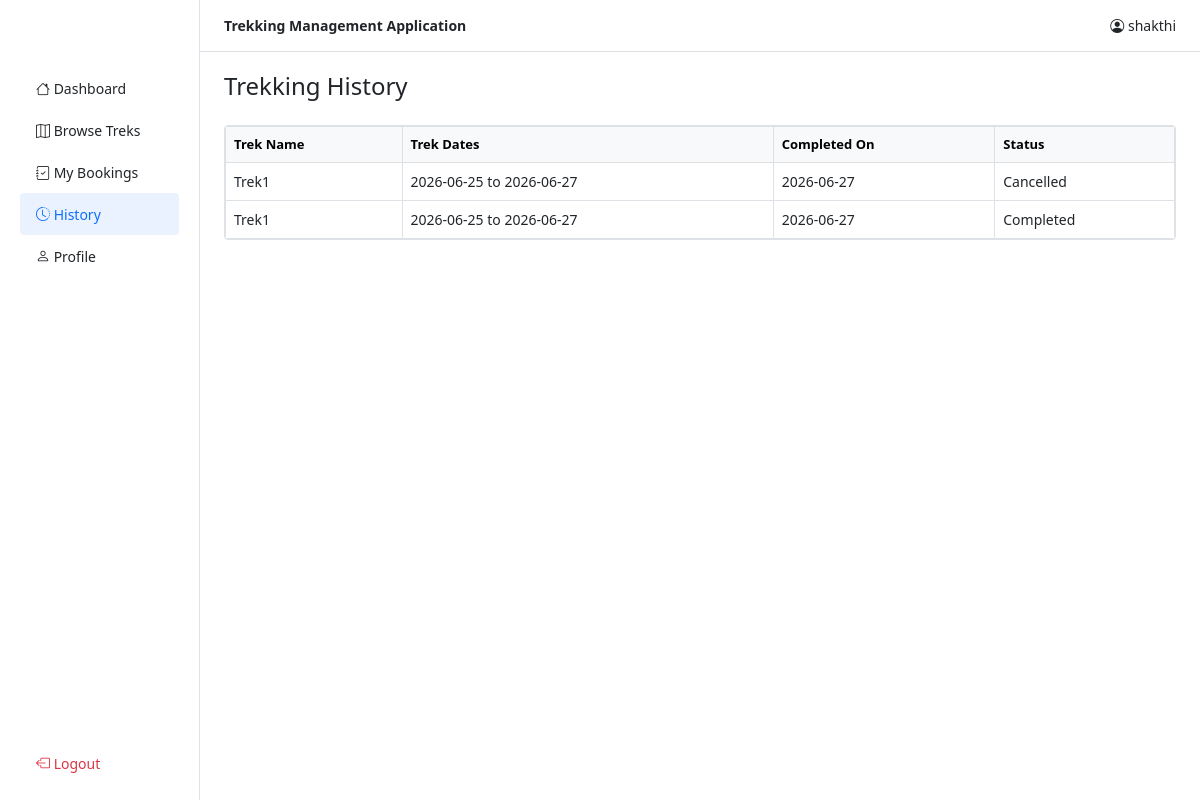
The page /user/history (signed in) on the database its author committed.
### tables this page shows
CREATE TABLE bookings (
            id INTEGER PRIMARY KEY AUTOINCREMENT,
            user_id INTEGER REFERENCES users(id),
            trek_id INTEGER REFERENCES treks(id),
            booking_date TEXT DEFAULT (date('now')),
            status TEXT DEFAULT "Booked"
        );

CREATE TABLE treks (
            id INTEGER PRIMARY KEY AUTOINCREMENT,
            name TEXT NOT NULL,
            location TEXT,
            difficulty TEXT CHECK(difficulty IN ("Easy","Moderate","Hard")),
            duration INTEGER,
            slots INTEGER DEFAULT 0,
            staff_id INTEGER REFERENCES users(id),
            status TEXT DEFAULT "Pending",
            start_date TEXT,
            end_date TEXT
        , description TEXT DEFAULT "");

### app.py (the view)
@app.route('/user/history')
@login_required('user')
def user_history():
    db = get_db()
    bookings = db.execute('''SELECT b.*, t.name trek_name, t.start_date, t.end_date
                             FROM bookings b JOIN treks t ON b.trek_id=t.id
                             WHERE b.user_id=? AND (b.status="Completed" OR t.status="Completed")
                             ORDER BY t.end_date DESC''', (session['user_id'],)).fetchall()
    return render_template('user/history.html', bookings=bookings)

### app.py (called while the page is built)
def login_required(role=None):
    def decorator(f):
        @wraps(f)
        def wrapper(*args, **kwargs):
            if 'user_id' not in session:
                return redirect(url_for('login'))
            if role and session.get('role') != role:
                flash('Access denied.')
                return redirect(url_for('login'))
            return f(*args, **kwargs)
        return wrapper
    return decorator

### database.py (called while the page is built)
def get_db():
    db = getattr(g, '_database', None)
    if db is None:
        db = g._database = sqlite3.connect(DATABASE)
        db.row_factory = sqlite3.Row
    return db

### templates/user/history.html
{% extends "base.html" %}
{% block sidebar %}
<ul class="nav flex-column px-2">
  <li class="nav-item"><a class="nav-link" href="{{ url_for('user_dashboard') }}"><i class="bi bi-house"></i> Dashboard</a></li>
  <li class="nav-item"><a class="nav-link" href="{{ url_for('user_treks') }}"><i class="bi bi-map"></i> Browse Treks</a></li>
  <li class="nav-item"><a class="nav-link" href="{{ url_for('user_bookings') }}"><i class="bi bi-journal-check"></i> My Bookings</a></li>
  <li class="nav-item"><a class="nav-link active" href="{{ url_for('user_history') }}"><i class="bi bi-clock-history"></i> History</a></li>
  <li class="nav-item"><a class="nav-link" href="{{ url_for('user_profile') }}"><i class="bi bi-person"></i> Profile</a></li>
</ul>
{% endblock %}
{% block content %}
<h4 class="mb-4">Trekking History</h4>
<div class="card table-responsive">
  <table class="table table-bordered mb-0">
    <thead class="table-light"><tr><th>Trek Name</th><th>Trek Dates</th><th>Completed On</th><th>Status</th></tr></thead>
    <tbody>
      {% for b in bookings %}
      <tr><td>{{ b.trek_name }}</td><td>{{ b.start_date }} to {{ b.end_date }}</td><td>{{ b.end_date }}</td><td>{{ b.status }}</td></tr>
      {% else %}
      <tr><td colspan="4" class="text-center text-muted">No completed treks yet.</td></tr>
      {% endfor %}
    </tbody>
  </table>
</div>
{% endblock %}

### templates/base.html (style rules this page uses)
body { background: #fff; color: #212529; font-size: 14px; }
.sidebar .nav-link { color: #212529; padding:.65rem 1rem; font-weight:500; }
.sidebar .nav-link:hover, .sidebar .nav-link.active { background: #eaf2ff; border-radius: 4px; color: #0d6efd; }
.card { border: 1px solid #dee2e6; border-radius: 4px; box-shadow: none; }
.table th { font-size: 13px; }

### rows shown on the page
bookings: trek_name "Trek1", start_date "2026-06-25", end_date "2026-06-27", status "Cancelled"
bookings: trek_name "Trek1", start_date "2026-06-25", end_date "2026-06-27", status "Completed"

### other values the page prints
{{ session.username }} "shakthi"
